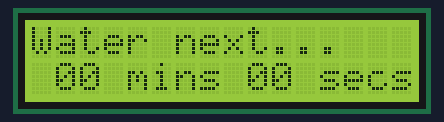
The sketch below on a simulated Arduino Uno, built with avr-gcc and run on an emulated ATmega328P. Shown: 16×2 character LCD.

Above: at 0.2 s.
At 4.3 s:
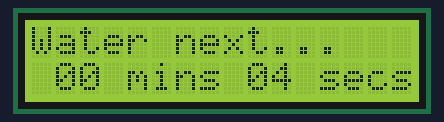
At 9.5 s:
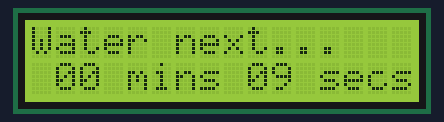
At 18.7 s:
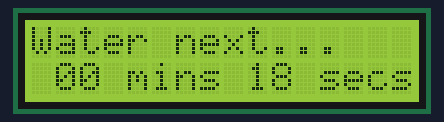
At 27.9 s:
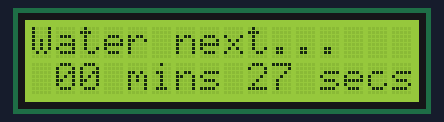
At 38.2 s:
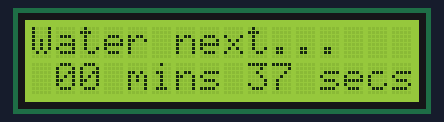

Measured:
- what the display in image 1 shows lasts 1.0 s, from 4.3 s to 5.3 s

The sketch:

lcd_display.ino
```cpp
/* I2C LCD with Arduino example code. More info: https://www.makerguides.com */

// Include the libraries:
// LiquidCrystal_I2C.h: https://github.com/johnrickman/LiquidCrystal_I2C
#include <Wire.h> // Library for I2C communication
#include <LiquidCrystal_I2C.h> // Library for LCD

// Wiring: SDA pin is connected to A4 and SCL pin to A5.
// Connect to LCD via I2C, default address 0x27 (A0-A2 not jumpered)
LiquidCrystal_I2C lcd = LiquidCrystal_I2C(0x3F, 16, 2); // Change to (0x27,16,2) for 16x2 LCD.

byte Heart[] = {B00000,B01010,B11111,B11111,B01110,B00100,B00000,B00000};
byte Bell[] = {B00100,B01110,B01110,B01110,B11111,B00000,B00100,B00000};
byte Alien[] = {B11111,B10101,B11111,B11111,B01110,B01010,B11011,B00000};
byte Check[] = {B00000,B00001,B00011,B10110,B11100,B01000,B00000,B00000};
byte Speaker[] = {B00001,B00011,B01111,B01111,B01111,B00011,B00001,B00000};
byte Sound[] = {B00001,B00011,B00101,B01001,B01001,B01011,B11011,B11000};
byte Skull[] = {B00000,B01110,B10101,B11011,B01110,B01110,B00000,B00000};
byte Lock[] = {B01110,B10001,B10001,B11111,B11011,B11011,B11111,B00000};

signed short m, s;
char timeline[16];

void setup() {
  // Initiate the LCD:
  lcd.init();
  lcd.backlight();

  lcd.createChar(0, Heart);
  lcd.createChar(1, Bell);
  lcd.createChar(2, Alien);
  lcd.createChar(3, Check);
  lcd.createChar(4, Speaker);
  lcd.createChar(5, Sound);
  lcd.createChar(6, Skull);
  lcd.createChar(7, Lock);

  lcd.clear();
}

void loop() {
  lcd.setCursor(0, 0);
  lcd.print("Water next...");

//  lcd.setCursor(0, 1);
//  lcd.write(0);
//  lcd.setCursor(2, 1);
//  lcd.write(1);
//  lcd.setCursor(4, 1);
//  lcd.write(2);
//  lcd.setCursor(6, 1);
//  lcd.write(3);
//  lcd.setCursor(8, 1);
//  lcd.write(4);
//  lcd.setCursor(10, 1);
//  lcd.write(5);
//  lcd.setCursor(12, 1);
//  lcd.write(6);
//  lcd.setCursor(14, 1);
//  lcd.write(7);

  lcd.setCursor(1, 1);
  sprintf(timeline,"%0.2d mins %0.2d secs", m, s);
  lcd.print(timeline);

  delay(1000);
  s++;

  if (s == 60) {
    s = 0;
    m++;
  }
}
```
